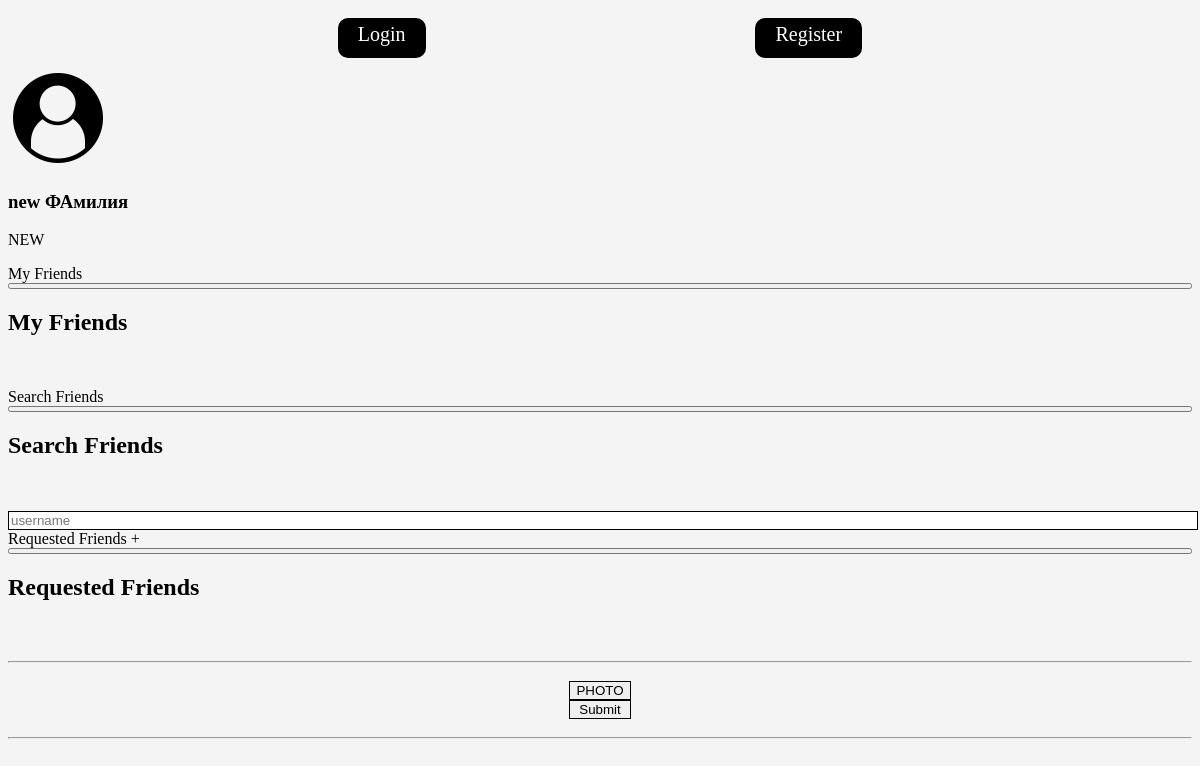
Page /profile/NEW on the committed database.
### profileapp/models.py (models this page shows, shortened)
class ProfileUser(AbstractUser):
    MALE = 'M'
    FEMALE = 'W'
    GENDER_CHOICES = (
        (MALE, 'мужской'),
        (FEMALE, 'женский')
    )
    activation_key = models.CharField(max_length=128, blank=True)
    birthday = models.DateField(_('birthday'), default=None, null=True)
    gender = models.CharField(_('gender'), max_length=1, choices=GENDER_CHOICES, default='M')
    avatar = models.ImageField(upload_to='users/avatars', blank=True, default="users/avatars/default_user_icon.png")
    about = models.CharField(_('about'), max_length=128, null=True)
    pre_friends = models.ManyToManyField("self", blank=True, related_name=_("maybe_friends"), symmetrical=False)
    friends = models.ManyToManyField("self", blank=True, related_name=_("friends"))

### profileapp/views.py (the view)
# urls.py: path('<str:username>', profileapp.user_other_profile, name='other_profile'),
def user_other_profile(request, username):
    profile = ProfileUser.objects.get(username=username)
    friends = profile.friends
    data = {
        'page_title': f'Profile {profile.username}',
        'user_model': profile,
        'friends': friends
    }
    return render(request, 'profileapp/profile.html', data)

### profileapp/templates/profileapp/profile.html (shortened to what this page needs)
{% extends 'base.html' %}
{% load static %}
{% block css %}
    <link href="{% static 'profileapp/profile.css' %}" rel="stylesheet"/>
{% endblock %}
{% block content %}
    <div class="auth-main">
        <div class="profile">
            <div class="uk-card uk-card-default">
                <div class="uk-card-header">
                    <div class="uk-grid-small uk-flex-middle" uk-grid>
                        <div class="uk-width-auto">
                            <img class="uk-border-circle" width="100" height="100" src="{{ user_model.avatar.url }}" alt="Avatar">
                        </div>
                        <div class="uk-width-expand">
                            <h3 class="uk-card-title uk-margin-remove-bottom">{{ user_model.first_name }} {{ user_model.last_name}}</h3>
                            <p class="uk-text-meta uk-margin-remove-top">{{ user_model.username }}</p>
                        </div>
                    </div>
                </div>
                <div class="uk-card-footer">
                    <a class="uk-button uk-button-default" uk-toggle="target: #modal-sections-my-friends" onclick="friends_get()">My Friends</a>
                    <div id="modal-sections-my-friends" uk-modal>
                        <div class="uk-modal-dialog">
                            <button class="uk-modal-close-default" type="button" uk-close></button>
                            <div class="uk-modal-header">
                                <h2 class="uk-modal-title">My Friends</h2>
                            </div>
                            <div class="uk-modal-body">
                            </div>
                        </div>
                    </div>
                    <a class="uk-button uk-button-default" uk-toggle="target: #modal-sections-new-friends">Search Friends</a>
                    <div id="modal-sections-new-friends" uk-modal>
                        <div class="uk-modal-dialog">
                            <button class="uk-modal-close-default" type="button" uk-close></button>
                            <div class="uk-modal-header">
                                <h2 class="uk-modal-title">Search Friends</h2>
                            </div>
                            <div class="uk-modal-body">
                            </div>
                            <div class="uk-modal-footer">
                                <input type="text" name="find_friend_input" id="" placeholder="username" class="uk-input">
                            </div>
                        </div>
                    </div>
                    {% if wanted_friends_cnt != 0 %}
                    <a class="uk-button uk-button-default" uk-toggle="target: #modal-sections-requested-friends" onclick="friends_requested()">Requested Friends +{{ wanted_friends_cnt }}</a>
                    <div id="modal-sections-requested-friends" uk-modal>
                        <div class="uk-modal-dialog">
                            <button class="uk-modal-close-default" type="button" uk-close></button>
                            <div class="uk-modal-header">
                                <h2 class="uk-modal-title">Requested Friends</h2>
                            </div>
                            <div class="uk-modal-body">
                            </div>
                        </div>
                    </div>
                    {% endif %}
                </div>
            </div>
        </div>
        <hr>
        <div class="new_post">
            <form action="{% url 'profileapp:posts_create' %}" method="post" enctype="multipart/form-data" class="uk-grid new_post_form" uk-grid>
                <div class="uk-width-1-1" uk-form-custom>
                    <button class="uk-button uk-button-default post_inp" type="button" tabindex="-1">PHOTO</button>
                </div>
                <div class="uk-width-1-1">
                    <button class="uk-button uk-button-default post_inp">Submit</button>
                </div>
            </form>
        </div>
        <hr>
        <div class="posts">
        </div>
    </div>
{% endblock %}

### static/profileapp/profile.css (style rules this page uses)
html, body { background: rgb(244, 244, 244); }
a { text-decoration: none !important; transition: all ease-in 0.25s; }
.uk-modal-dialog { height: 100% !important; display: flex; flex-direction: column; justify-content: space-between; }
.uk-modal-body { height: 100% !important; display: flex; flex-direction: column; justify-content: space-between; overflow-y: scroll; overflow-x: hidden; }
.new_post { width: 50%; margin: auto; display: flex; justify-content: center; align-items: center; border-radius: 10px; padding: 10px; }
.uk-input, .post_inp { width: 100% !important; border: 1px solid black; }
.posts { display: flex; flex-direction: column; justify-content: space-evenly; align-items: center; padding: 10px; }

### rows in the picture
ProfileUser: avatar (placeholder picture), first_name "new", last_name "ФАмилия", username "NEW"
